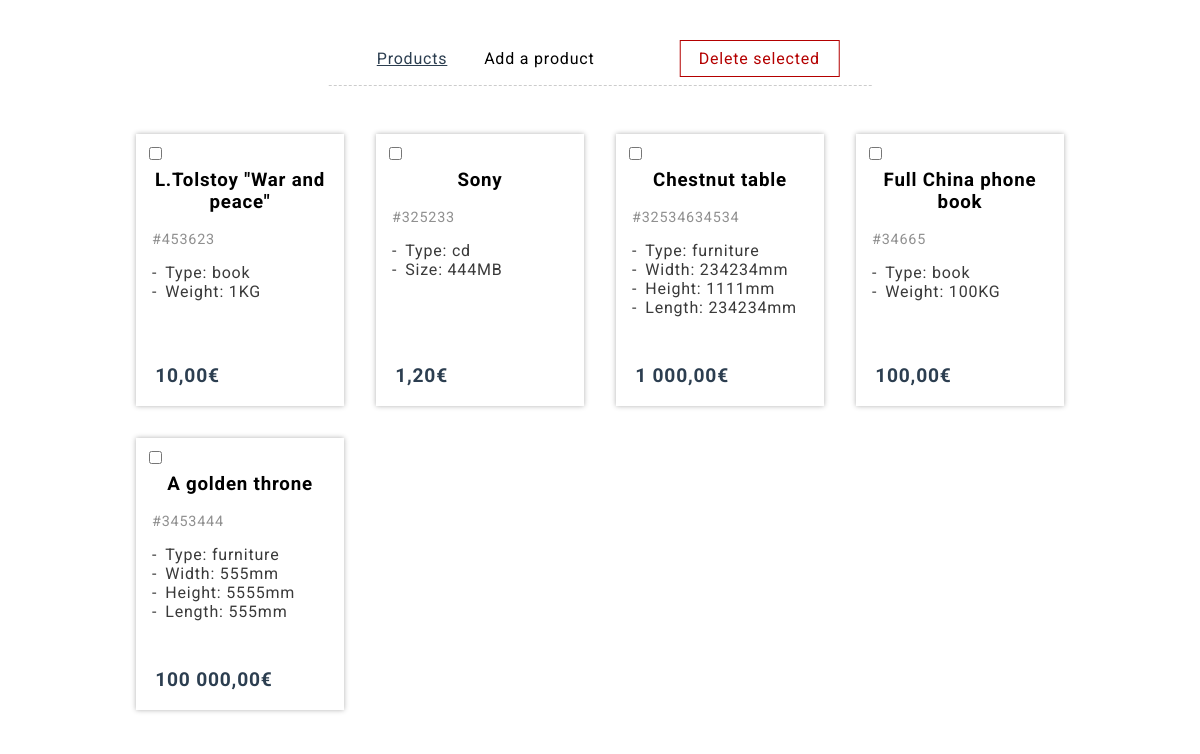
The page / on the database its author committed.
### tables this page shows
CREATE TABLE `products` (
  `id` int(11) NOT NULL AUTO_INCREMENT,
  `type` varchar(64) NOT NULL,
  `price` float NOT NULL,
  `attributes` json NOT NULL,
  `name` varchar(256) DEFAULT NULL,
  `sku` varchar(256) DEFAULT NULL,
  PRIMARY KEY (`id`),
  UNIQUE KEY `sku` (`sku`)
);

### App/Controllers/ProductController.php (called while the page is built, shortened)
<?php
class ProductController
{
    private $productModel;
    public function __construct(
        ProductModel $productModel,
        ProductService $productService
        ) {
        $this->productModel = $productModel;
    }
    public function index()
    {
        View::get('Pages\Products')->set(
            $this->productModel->getAll()
        )->show();
    }
}

### App/routes.php (called while the page is built, shortened)
<?php
$router = new Router($_SERVER['REQUEST_URI']);
$router->get('/', 'index', 'ProductController');

### index.php (called while the page is built, shortened)
<?php
require __DIR__ . '/App/routes.php';

### App/Models/Database.php (called while the page is built, shortened)
<?php
class Database
{
    private $host;
    private $name ;
    private $username;
    private $password;
    private $conn;
    public function __construct($host, $name, $username, $password)
    {
        $this->host = $host;
        $this->name = $name;
        $this->username = $username;
        $this->password = $password;
    }
    private function connect()
    {
        try {
            $this->conn = new PDO(
                "mysql:host=".$this->host.
                ";dbname=".$this->name,
                $this->username,
                $this->password
            );
            $this->conn->setAttribute(PDO::ATTR_ERRMODE, PDO::ERRMODE_EXCEPTION);
        }
        catch(\PDOException $e){
            echo "Connection failed: " . $e->getMessage();
            $this->conn = null;
        }
        return $this->conn;
    }
    private function disconnect(&$statement = null)
    {
        $this->conn = null;
    }
    public function stmtQuery($queryStr, $queryParams = [])
    {
        $stmt = $this->connect()->prepare($queryStr);
        $stmt->execute($queryParams);
        $result = $stmt->fetchAll(PDO::FETCH_ASSOC);
        return $result;
    }
}

### App/Models/ProductModel.php (called while the page is built, shortened)
<?php
class ProductModel
{
    private $db;
    public function __construct(Database $db)
    {
        $this->db = $db;
    }
    public function getAll()
    {
        return $this->db->stmtQuery('SELECT * FROM products;');
    }
}

### App/Views/Components/Product.php (the view, shortened to what this page needs)
<?php
class Product extends View
{
    private $name;
    private $sku;
    private $price;
    private $type;
    private $attrUnit;
    private $attributes = [];
    public function set($data)
    {
        $this->name = $data['name'];
        $this->sku = "#{$data['sku']}";
        $this->price = number_format($data['price'], 2 , ',', ' ') . '€';
        $this->type = $data['type'];
        $this->attributes = (array) json_decode($data['attributes']);
        $this->id = $data['id'];
        $unit = '';
        switch ($this->type) {
            case 'book':
                $unit = 'KG';
                break;
            case 'furniture':
                $unit = 'mm';
                break;
            case 'cd':
                $unit = 'MB';
                break;
        }
        $this->attrUnit = $unit;
        return $this;
    }
    protected function render()
    {
        ?>
        <div class="product">
            <input class="delete-checkbox" type="checkbox" name="<?=$this->id?>">
            <h3><?=$this->name?></h3>
            <p class="sku"><?=$this->sku?></p>
            <p class="type"><span>Type: </span><?=$this->type?></p>
            <?php foreach($this->attributes as $key => $attribute): ?>
            <p class="attribute"><span><?=ucfirst($key)?>: </span><?=$attribute?><?=$this->attrUnit?></p>
            <?php endforeach ?>
            <p class="price"><?=$this->price?></p>
        </div>
        <?php
    }
}

### App/Router.php (shortened to what this page needs)
<?php
class Router
{
    private $found = false;
    private $uri;
    public function __construct($uri)
    {
        $this->uri = $this->removeGetParams($uri);
    }
    public function get($uri, $method, $controller = null)
    {
        if (!$this->found) {
            if ($this->urisMatch($this->uri, $uri)) {
                $this->match($uri, $method, $controller);
            }
        }
    }
    private function match($uri, $method, $controller)
    {
        $this->found = true;
        if ($controller) {
            $controller = "App\Controllers\\{$controller}";
            $controller = $controller::getInst();
            $wildcards = $this->getWildcards($this->uri, $uri);
            if (!empty($wildcards)) {
                call_user_func_array(array($controller, $method), $wildcards);
            } else {
                $controller->$method();
            }
        } else {
            $method();
        }
    }
    private function getWildcards($uri, $wildcardUri)
    {
        $wildcards = [];
        return $wildcards;
    }
    private function urisMatch($uri, $routeUri)
    {
        $uri = explode('/', $uri);
        $routeUri = explode('/', $routeUri);
        if (count($uri) === count($routeUri)) {
            return true;
        }
        return false;
    }
    private function removeGetParams($uri)
    {
        $pos = strpos($uri, '?');
        return ($pos ? substr($uri, 0, $pos) : $uri);
    }
}

### App/Views/View.php (shortened to what this page needs)
<?php
abstract class View extends Factory
{
    protected $parent = '';
    public $child = false;
    public $extendAs = '';
    public $children = [];
    public static function get($viewname)
    {
        return Factory::make($viewname, self::class, function () use ($viewname) {
            $viewname = "\App\Views\\{$viewname}";
            return new $viewname();
        });
    }
    public function child($childName)
    {
        $child = $this->children[$childName];
        $child->child = true;
        return $child;
    }
    public function show()
    {
        if (!empty($this->parent) && !$this->child) {
            $parent = self::get($this->parent);
            $parent->children[$this->extendAs] = $this;
            $parent->show();
        } else {
            $this->child = false;
            $this->render();
        }
    }
}

### App/Views/Layouts/Master.php (shortened to what this page needs)
<?php
class Master extends View
{
    public function render()
    {
        ?>
        <!DOCTYPE html>
        <html lang="en">
        <head>
            <link href="/public/styles/style.css" rel="stylesheet">
        </head>
        <body>
            <?php $this->child('content')->show() ?>
        </body>
        </html>
        <?php
    }
}

### App/Views/Pages/Products.php (shortened to what this page needs)
<?php
class Products extends View
{
    private $products = [];
    private $productView;
    public function __construct()
    {
        $this->productView = self::get('Components\Product');
    }
    public function set($products)
    {
        $this->products = $products;
        return $this;
    }
    protected function render()
    {
        ?>
        <nav>
            <div class="nav-items">
                <a class="nav-item active" href="/">Products</a>
                <a class="nav-item" href="/product/add">Add a product</a>
                <button form="delete-products" class="btn btn-danger" type="submit">Delete selected</button>
            </div>
        </nav>
        <div id="products">
            <?php foreach ($this->products as $product) {
                $this->productView->set($product)->show();
            } ?>
        </div>
        <?php
    }
}

### public/styles/style.css (style rules this page uses)
* { margin: 0; padding: 0; -webkit-box-sizing: border-box; box-sizing: border-box; font-family: 'Roboto', sans-serif; -webkit-font-smoothing: antialiased; letter-spacing: 0.05rem; }
.btn { padding: 0.50em 1em; margin: 0.50em 0; width: 10em; background: white; color: #2c3e50; outline: none; border: 1px #2c3e50 solid; -webkit-transition: -webkit-box-shadow 0.25s ease-in-out; transition: -webkit-box-shadow 0.25s ease-in-out; transition: box-shadow 0.25s ease-in-out; transition: box-shadow 0.25s ease-in-out, -webkit-box-shadow 0.25s ease-in-out; font-size: 1rem; }
.btn.btn-danger { border: 1px #b40000 solid; color: #b40000; }
#products { display: inline-block; position: relative; width: 60em; left: 50%; -webkit-transform: translate(-50%); transform: translate(-50%); }
#products .product { position: relative; width: 13em; height: 17em; padding: 1em; margin: 1em; -webkit-box-shadow: 0 0 5px rgba(0, 0, 0, 0.308); box-shadow: 0 0 5px rgba(0, 0, 0, 0.308); float: left; }
#products .product .sku { color: #909090; font-size: 0.9rem; margin-bottom: 1em; }
#products .product p { color: #3a3a3a; }
#products .product span:before { content: '-'; margin-right: 0.5em; }
#products .product .delete-checkbox { margin: 1em; position: absolute; top: 0; left: 0; }
#products .product h3 { margin: 1em 0; text-align: center; }
#products .product .price { position: absolute; left: 0; font-size: 1.2rem; margin: 1em; font-weight: bold; color: #2c3e50; bottom: 0; }
#products:after { content: ''; display: block; clear: both; }
nav { margin: 2rem 0; position: relative; }
nav .nav-items { border-bottom: 1px dashed #ccc; font-size: 1rem; padding: 0 2em; display: inline-block; position: relative; left: 50%; -webkit-transform: translate(-50%); transform: translate(-50%); }
nav .nav-items .nav-item { display: inline-block; margin: 0 1em; color: black; }
nav .nav-items .nav-item:hover, nav .nav-items .nav-item.active { color: #2c3e50; text-decoration: underline; }
nav .nav-items button { margin-left: 4em; }
nav .nav-items a { text-decoration: none; }

### rows shown on the page
products: name "L.Tolstoy \"War and peace\"", sku "#453623", type "book", key "Weight", attribute "1", type "KG", price "10,00€"
products: name "Sony", sku "#325233", type "cd", key "Size", attribute "444", type "MB", price "1,20€"
products: name "Chestnut table", sku "#32534634534", type "furniture", key "Width", attribute "234234", type "mm", key "Height", attribute "1111", key "Length", price "1 000,00€"
products: name "Full China phone book", sku "#34665", type "book", key "Weight", attribute "100", type "KG", price "100,00€"
products: name "A golden throne", sku "#3453444", type "furniture", key "Width", attribute "555", type "mm", key "Height", attribute "5555", key "Length", price "100 000,00€"
